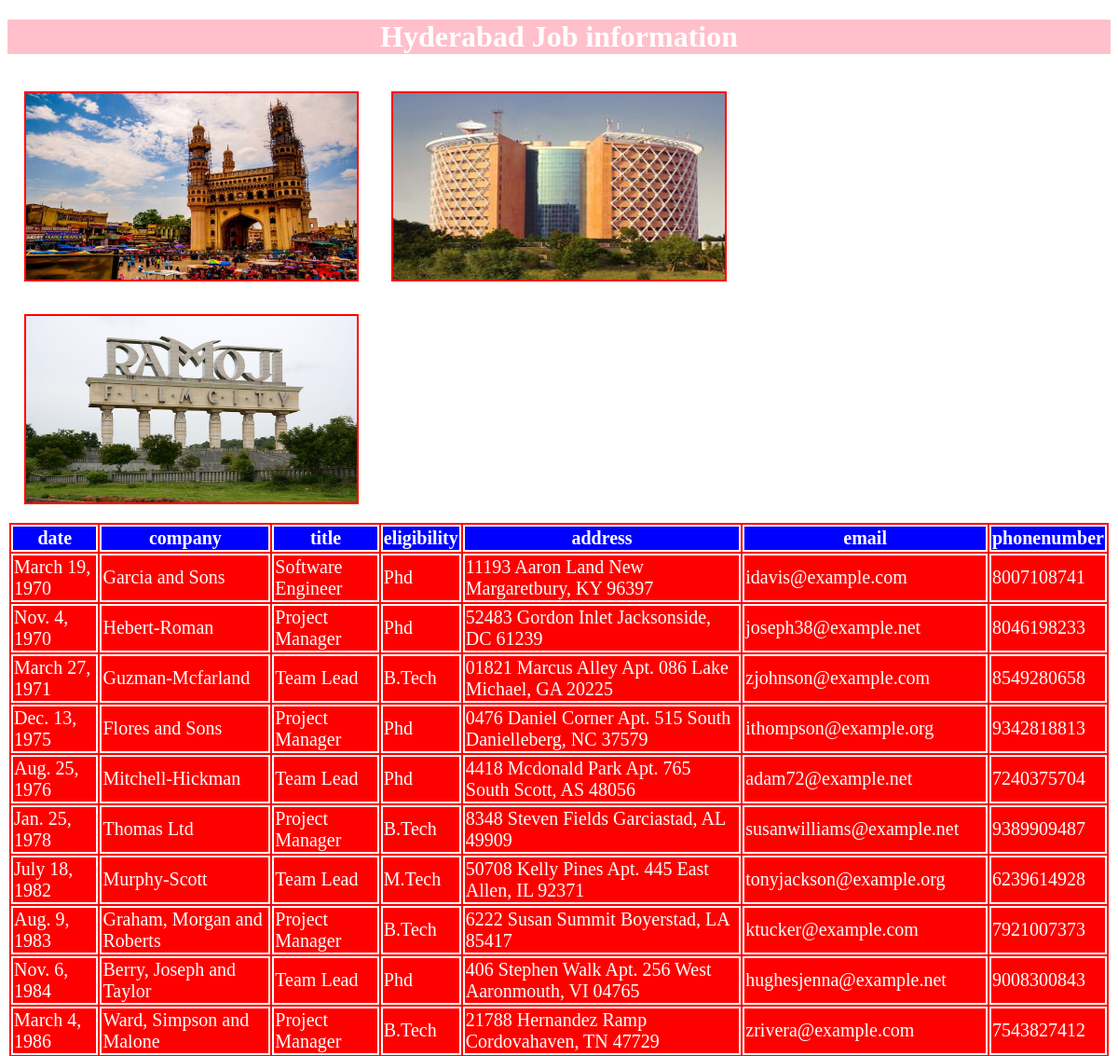
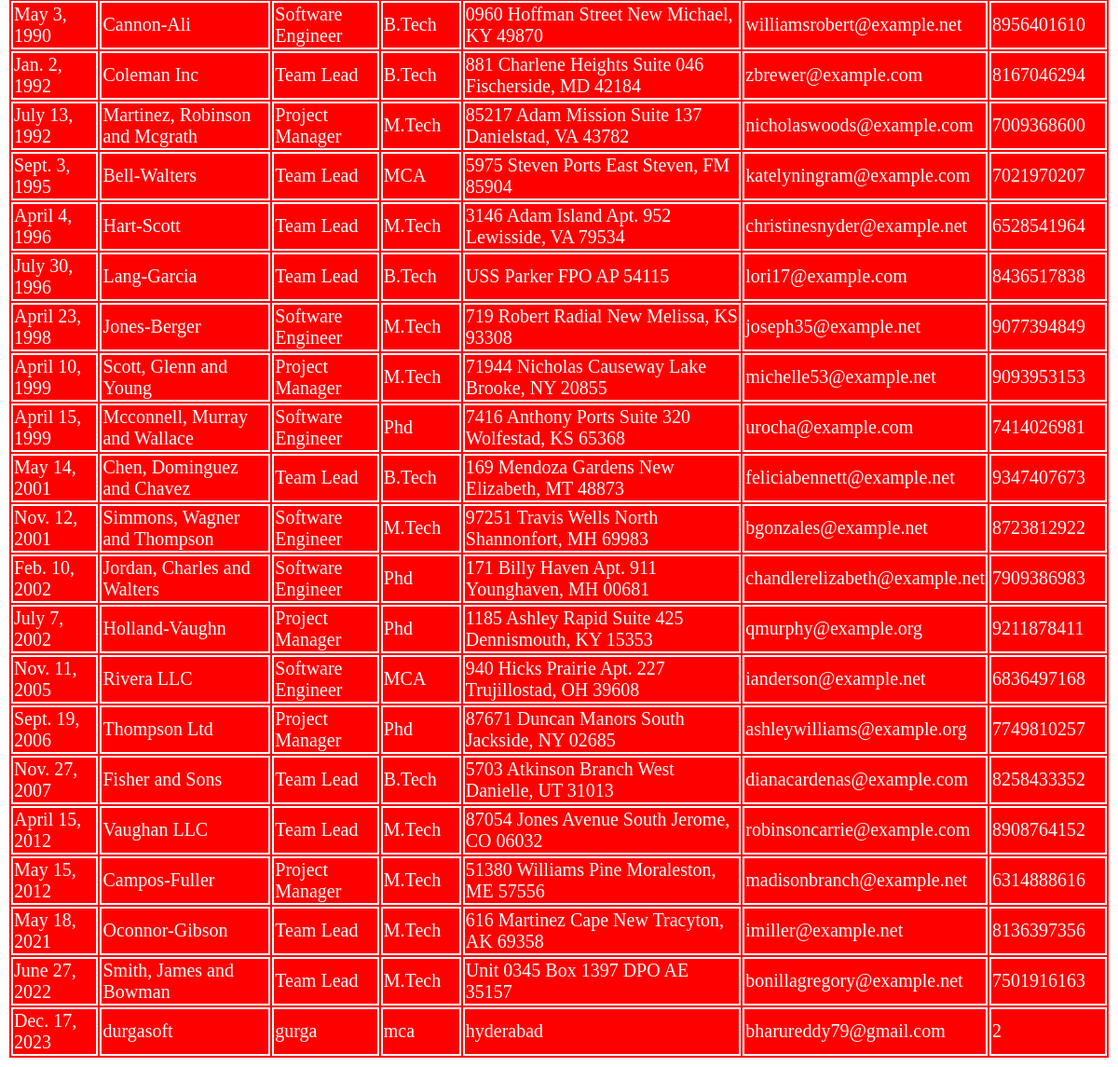
Screenshot of /hydjobs/ with the database file from the repository (2 pictures, top to bottom).
### testapp/models.py (models this page shows)
class hydjobs(models.Model):
    date=models.DateField();
    company=models.CharField(max_length=100);
    title=models.CharField(max_length=100);
    eligibility=models.CharField(max_length=100);
    address=models.CharField(max_length=100);
    email=models.EmailField();
    phonenumber=models.IntegerField()

### testapp/views.py (the view)
# urls.py: path('hydjobs/',views.hydjobs1),
def hydjobs1(request):
    jobs_list=hydjobs.objects.order_by('date')
    my_dict={'jobs_list':jobs_list}
    return render(request,"testapp/hydjobs.html",context=my_dict)

### templates/testapp/hydjobs.html (shortened to what this page needs)
<!DOCTYPE html>
{% load static %}
<html lang="en" dir="ltr">
  <head>
    <link rel="stylesheet" href="{% static 'css/demo.css' %}">
  </head>
  <body>
    <h1>Hyderabad Job information</h1>
    <img src="{% static "images\Charminar.jpg" %}" alt="">
    <img src="{% static "images\HitechCity.jpg" %}" alt="">
    <img src="{% static "images\RamojiFilmCity.jpg" %}" alt="">
  {% if jobs_list %}
  <table>
    <thead>
      <th> date </th>
      <th> company </th>
      <th> title </th>
      <th> eligibility </th>
      <th> address </th>
      <th> email </th>
      <th> phonenumber </th>
    </thead>
    {% for job in jobs_list %}
    <tr>
      <td>{{job.date}}</td>
      <td>{{job.company}}</td>
      <td>{{job.title}}</td>
      <td>{{job.eligibility}}</td>
      <td>{{job.address}}</td>
      <td>{{job.email}}</td>
      <td>{{job.phonenumber}}</td>
    </tr>
    {% endfor %}
    </table>
    {% else %}
    <p>No Jobs Found in Hyderabad</p>
    {% endif %}
  </body>
</html>

### static/css/demo.css (style rules this page uses)
body { background: url(https://images.unsplash.com/photo-1585468491047-f02d6f7c706c?w=500&auto=format&fit=crop&q=60&ixlib=rb-4.0.3&ixid=M3wxMjA3fDB8MHxzZWFyY2h8NHx8anBnfGVufDB8fDB8fHww); }
h1 { color: white; text-align: center; background: pink; }
img { height: 200px; width: 30%; float: left; margin: 1.5%; border: 2px solid red; }
thead,tr,td,table,th { background-color: red; color: white; margin: auto; border: 2px solid white; font-size: 20px; }
thead,th { background-color: blue; color: white; margin: auto; border: 2px solid white; font-size: 20px; }
table tr:nth-of-type(even) { background: #f4c242; }

### rows the page displays
hydjobs: date "March 19, 1970", company "Garcia and Sons", title "Software Engineer", eligibility "Phd", address "11193 Aaron Land New Margaretbury, KY 96397", email "idavis@example.com", phonenumber "8007108741"
hydjobs: date "Nov. 4, 1970", company "Hebert-Roman", title "Project Manager", eligibility "Phd", address "52483 Gordon Inlet Jacksonside, DC 61239", email "joseph38@example.net", phonenumber "8046198233"
hydjobs: date "March 27, 1971", company "Guzman-Mcfarland", title "Team Lead", eligibility "B.Tech", address "01821 Marcus Alley Apt. 086 Lake Michael, GA 20225", email "zjohnson@example.com", phonenumber "8549280658"
hydjobs: date "Dec. 13, 1975", company "Flores and Sons", title "Project Manager", eligibility "Phd", address "0476 Daniel Corner Apt. 515 South Danielleberg, NC 37579", email "ithompson@example.org", phonenumber "9342818813"
hydjobs: date "Aug. 25, 1976", company "Mitchell-Hickman", title "Team Lead", eligibility "Phd", address "4418 Mcdonald Park Apt. 765 South Scott, AS 48056", email "adam72@example.net", phonenumber "7240375704"
hydjobs: date "Jan. 25, 1978", company "Thomas Ltd", title "Project Manager", eligibility "B.Tech", address "8348 Steven Fields Garciastad, AL 49909", email "susanwilliams@example.net", phonenumber "9389909487"
hydjobs: date "July 18, 1982", company "Murphy-Scott", title "Team Lead", eligibility "M.Tech", address "50708 Kelly Pines Apt. 445 East Allen, IL 92371", email "tonyjackson@example.org", phonenumber "6239614928"
hydjobs: date "Aug. 9, 1983", company "Graham, Morgan and Roberts", title "Project Manager", eligibility "B.Tech", address "6222 Susan Summit Boyerstad, LA 85417", email "ktucker@example.com", phonenumber "7921007373"
hydjobs: date "Nov. 6, 1984", company "Berry, Joseph and Taylor", title "Team Lead", eligibility "Phd", address "406 Stephen Walk Apt. 256 West Aaronmouth, VI 04765", email "hughesjenna@example.net", phonenumber "9008300843"
hydjobs: date "March 4, 1986", company "Ward, Simpson and Malone", title "Project Manager", eligibility "B.Tech", address "21788 Hernandez Ramp Cordovahaven, TN 47729", email "zrivera@example.com", phonenumber "7543827412"
hydjobs: date "May 3, 1990", company "Cannon-Ali", title "Software Engineer", eligibility "B.Tech", address "0960 Hoffman Street New Michael, KY 49870", email "williamsrobert@example.net", phonenumber "8956401610"
hydjobs: date "Jan. 2, 1992", company "Coleman Inc", title "Team Lead", eligibility "B.Tech", address "881 Charlene Heights Suite 046 Fischerside, MD 42184", email "zbrewer@example.com", phonenumber "8167046294"
hydjobs: date "July 13, 1992", company "Martinez, Robinson and Mcgrath", title "Project Manager", eligibility "M.Tech", address "85217 Adam Mission Suite 137 Danielstad, VA 43782", email "nicholaswoods@example.com", phonenumber "7009368600"
hydjobs: date "Sept. 3, 1995", company "Bell-Walters", title "Team Lead", eligibility "MCA", address "5975 Steven Ports East Steven, FM 85904", email "katelyningram@example.com", phonenumber "7021970207"
hydjobs: date "April 4, 1996", company "Hart-Scott", title "Team Lead", eligibility "M.Tech", address "3146 Adam Island Apt. 952 Lewisside, VA 79534", email "christinesnyder@example.net", phonenumber "6528541964"
hydjobs: date "July 30, 1996", company "Lang-Garcia", title "Team Lead", eligibility "B.Tech", address "USS Parker FPO AP 54115", email "lori17@example.com", phonenumber "8436517838"
hydjobs: date "April 23, 1998", company "Jones-Berger", title "Software Engineer", eligibility "M.Tech", address "719 Robert Radial New Melissa, KS 93308", email "joseph35@example.net", phonenumber "9077394849"
hydjobs: date "April 10, 1999", company "Scott, Glenn and Young", title "Project Manager", eligibility "M.Tech", address "71944 Nicholas Causeway Lake Brooke, NY 20855", email "michelle53@example.net", phonenumber "9093953153"
hydjobs: date "April 15, 1999", company "Mcconnell, Murray and Wallace", title "Software Engineer", eligibility "Phd", address "7416 Anthony Ports Suite 320 Wolfestad, KS 65368", email "urocha@example.com", phonenumber "7414026981"
hydjobs: date "May 14, 2001", company "Chen, Dominguez and Chavez", title "Team Lead", eligibility "B.Tech", address "169 Mendoza Gardens New Elizabeth, MT 48873", email "feliciabennett@example.net", phonenumber "9347407673"
hydjobs: date "Nov. 12, 2001", company "Simmons, Wagner and Thompson", title "Software Engineer", eligibility "M.Tech", address "97251 Travis Wells North Shannonfort, MH 69983", email "bgonzales@example.net", phonenumber "8723812922"
hydjobs: date "Feb. 10, 2002", company "Jordan, Charles and Walters", title "Software Engineer", eligibility "Phd", address "171 Billy Haven Apt. 911 Younghaven, MH 00681", email "chandlerelizabeth@example.net", phonenumber "7909386983"
hydjobs: date "July 7, 2002", company "Holland-Vaughn", title "Project Manager", eligibility "Phd", address "1185 Ashley Rapid Suite 425 Dennismouth, KY 15353", email "qmurphy@example.org", phonenumber "9211878411"
hydjobs: date "Nov. 11, 2005", company "Rivera LLC", title "Software Engineer", eligibility "MCA", address "940 Hicks Prairie Apt. 227 Trujillostad, OH 39608", email "ianderson@example.net", phonenumber "6836497168"
hydjobs: date "Sept. 19, 2006", company "Thompson Ltd", title "Project Manager", eligibility "Phd", address "87671 Duncan Manors South Jackside, NY 02685", email "ashleywilliams@example.org", phonenumber "7749810257"
hydjobs: date "Nov. 27, 2007", company "Fisher and Sons", title "Team Lead", eligibility "B.Tech", address "5703 Atkinson Branch West Danielle, UT 31013", email "dianacardenas@example.com", phonenumber "8258433352"
hydjobs: date "April 15, 2012", company "Vaughan LLC", title "Team Lead", eligibility "M.Tech", address "87054 Jones Avenue South Jerome, CO 06032", email "robinsoncarrie@example.com", phonenumber "8908764152"
hydjobs: date "May 15, 2012", company "Campos-Fuller", title "Project Manager", eligibility "M.Tech", address "51380 Williams Pine Moraleston, ME 57556", email "madisonbranch@example.net", phonenumber "6314888616"
hydjobs: date "May 18, 2021", company "Oconnor-Gibson", title "Team Lead", eligibility "M.Tech", address "616 Martinez Cape New Tracyton, AK 69358", email "imiller@example.net", phonenumber "8136397356"
hydjobs: date "June 27, 2022", company "Smith, James and Bowman", title "Team Lead", eligibility "M.Tech", address "Unit 0345 Box 1397 DPO AE 35157", email "bonillagregory@example.net", phonenumber "7501916163"
hydjobs: date "Dec. 17, 2023", company "durgasoft", title "gurga", eligibility "mca", address "hyderabad", email "bharureddy79@gmail.com", phonenumber "2"
